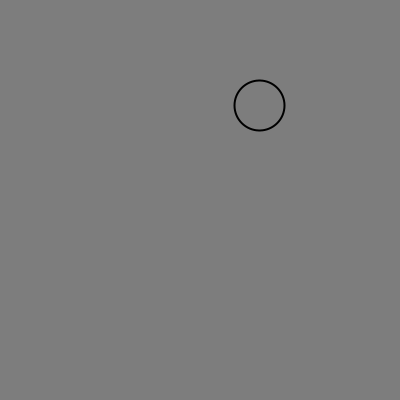
Frame 1 (no input)
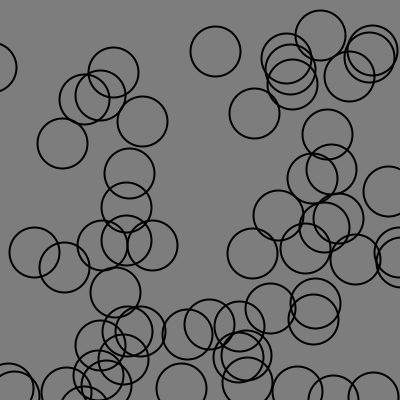
Frame 60 (the mouse pressed at the canvas centre just before this capture)
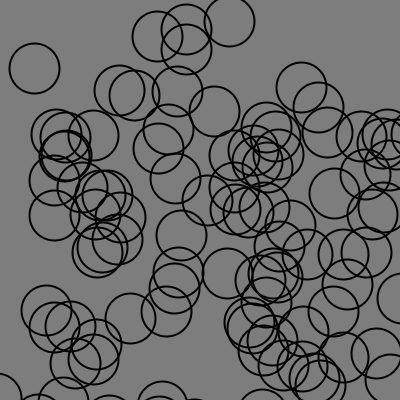
Frame 120 (the mouse held since frame 60 and released just before this capture)

The Processing sketch that drew these frames (run headless with seeded random() and noise(); from frame 60 on, the mouse is pressed at the canvas centre):

// Processing sketch: start
// ── start.pde
PVector gravity = new PVector(0, 1);
ArrayList<Circle> circles = new ArrayList<Circle>();

void setup() {
    size(400, 400);
    strokeWeight(2);
}

void draw() {
    background(125);
    circles.add(create());
    // translate(width / 2, height / 2);
    for (int i = 0; i < circles.size(); i++) {
        circles.get(i).apply(gravity);
        circles.get(i).show();
    }
    println(circles.size());
}

Circle create() {
    return new Circle(new PVector(random(width), random(height)));
}

// ── Circle.pde
class Circle {
    PVector pos;
    PVector randomPower;
    Circle(PVector vector) {
        randomPower = new PVector(random(-1, 1), random(1));
        pos = vector;
    }

    void show() {
        noFill();
        this.pos.add(this.randomPower);
        circle(this.pos.x, this.pos.y, 50);
    }

    void apply(PVector vector) {
        this.pos.add(vector);
    }
}
